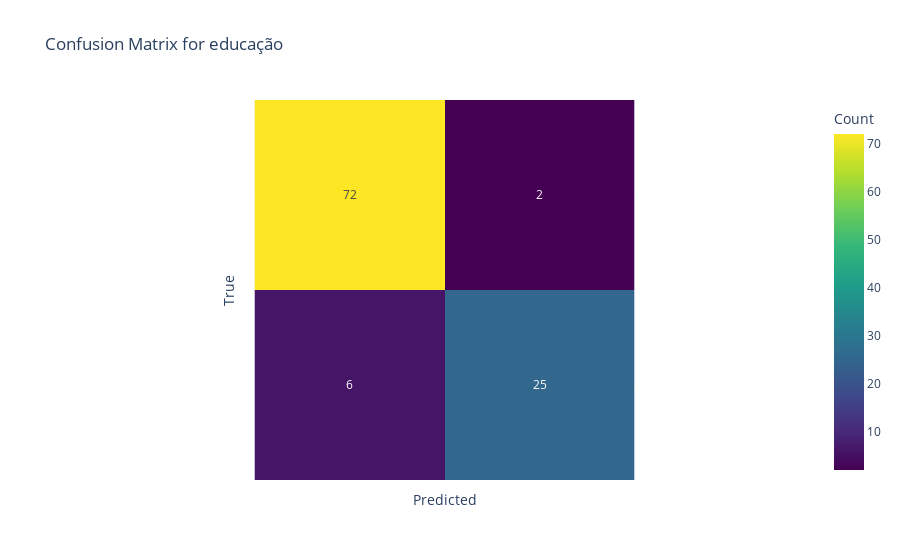
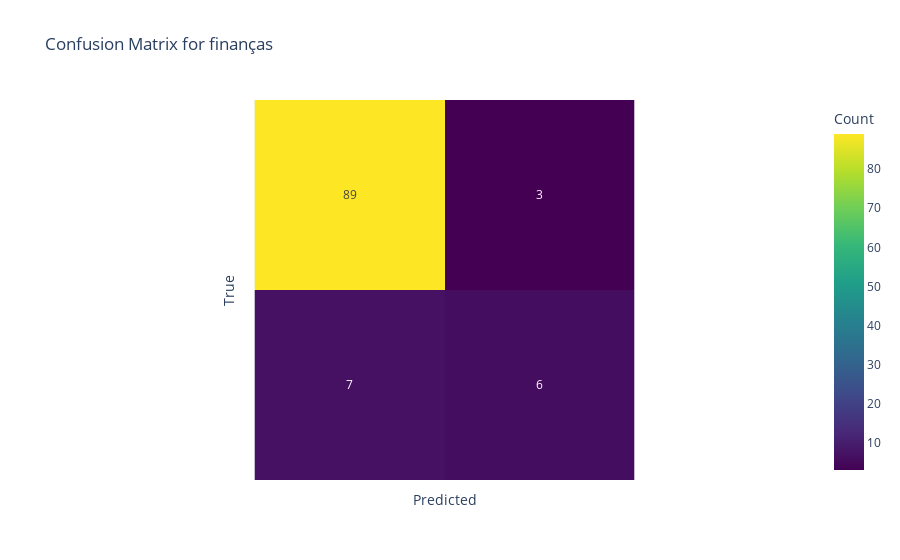
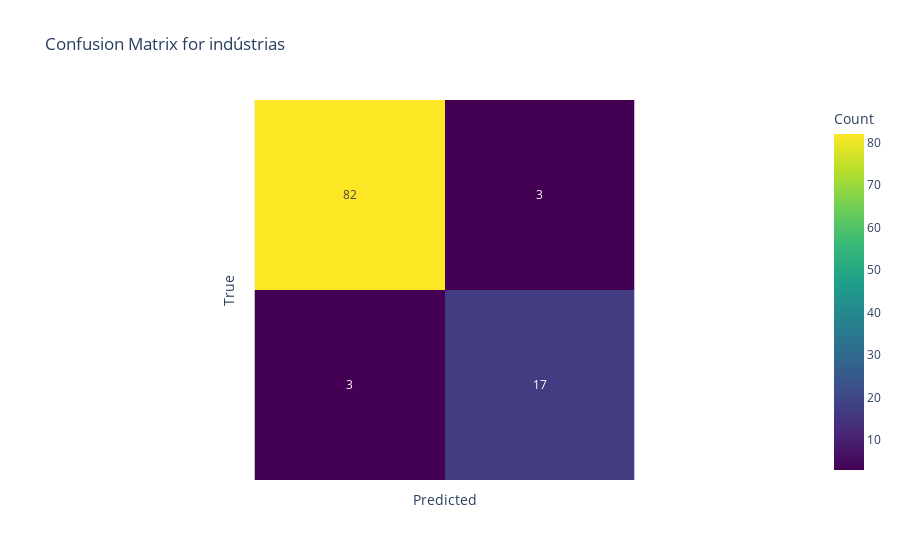
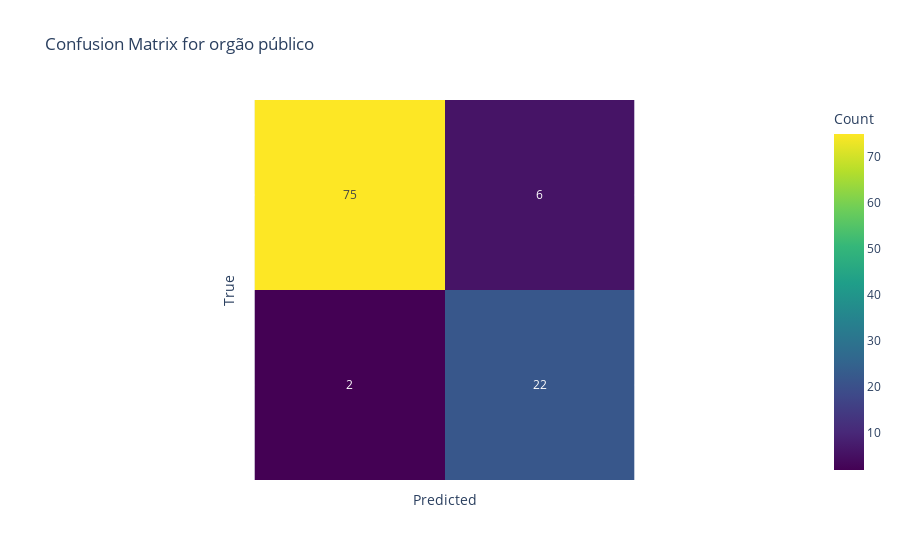

The notebook cell saved with these charts, in order:
### Markdown cell above
#### Confusion Matrix

### Code cell
from sklearn.metrics import confusion_matrix, ConfusionMatrixDisplay

for i, label in enumerate(labels):
	px.imshow(
		confusion_matrix(y_test[:, i], y_pred_test[:, i]),
		text_auto=True,
		color_continuous_scale='viridis',
		labels=dict(x='Predicted', y='True', color='Count'),
		title=f'Confusion Matrix for {label}'
	).update_layout(
		xaxis_showticklabels=False,
		yaxis_showticklabels=False,
	).show()

### Figure 1 — Plotly figure (JSON) as saved in the notebook; plotly's stock layout.template omitted (floating-point values rounded to 4 significant figures)
{"data": [{"coloraxis": "coloraxis", "hovertemplate": "Predicted: %{x}<br>True: %{y}<br>Count: %{z}<extra></extra>", "name": "0", "texttemplate": "%{z}", "type": "heatmap", "xaxis": "x", "yaxis": "y", "z": [[72, 2], [6, 25]]}], "layout": {"coloraxis": {"colorbar": {"title": {"text": "Count"}}, "colorscale": [[0, "#440154"], [0.1111, "#482878"], [0.2222, "#3e4989"], [0.3333, "#31688e"], [0.4444, "#26828e"], [0.5556, "#1f9e89"], [0.6667, "#35b779"], [0.7778, "#6ece58"], [0.8889, "#b5de2b"], [1, "#fde725"]]}, "title": {"text": "Confusion Matrix for educação"}, "xaxis": {"anchor": "y", "constrain": "domain", "domain": [0, 1], "scaleanchor": "y", "showticklabels": false, "title": {"text": "Predicted"}}, "yaxis": {"anchor": "x", "autorange": "reversed", "constrain": "domain", "domain": [0, 1], "showticklabels": false, "title": {"text": "True"}}}}

### Figure 2 — Plotly figure (JSON) as saved in the notebook; plotly's stock layout.template omitted (floating-point values rounded to 4 significant figures)
{"data": [{"coloraxis": "coloraxis", "hovertemplate": "Predicted: %{x}<br>True: %{y}<br>Count: %{z}<extra></extra>", "name": "0", "texttemplate": "%{z}", "type": "heatmap", "xaxis": "x", "yaxis": "y", "z": [[89, 3], [7, 6]]}], "layout": {"coloraxis": {"colorbar": {"title": {"text": "Count"}}, "colorscale": [[0, "#440154"], [0.1111, "#482878"], [0.2222, "#3e4989"], [0.3333, "#31688e"], [0.4444, "#26828e"], [0.5556, "#1f9e89"], [0.6667, "#35b779"], [0.7778, "#6ece58"], [0.8889, "#b5de2b"], [1, "#fde725"]]}, "title": {"text": "Confusion Matrix for finanças"}, "xaxis": {"anchor": "y", "constrain": "domain", "domain": [0, 1], "scaleanchor": "y", "showticklabels": false, "title": {"text": "Predicted"}}, "yaxis": {"anchor": "x", "autorange": "reversed", "constrain": "domain", "domain": [0, 1], "showticklabels": false, "title": {"text": "True"}}}}

### Figure 3 — Plotly figure (JSON) as saved in the notebook; plotly's stock layout.template omitted (floating-point values rounded to 4 significant figures)
{"data": [{"coloraxis": "coloraxis", "hovertemplate": "Predicted: %{x}<br>True: %{y}<br>Count: %{z}<extra></extra>", "name": "0", "texttemplate": "%{z}", "type": "heatmap", "xaxis": "x", "yaxis": "y", "z": [[82, 3], [3, 17]]}], "layout": {"coloraxis": {"colorbar": {"title": {"text": "Count"}}, "colorscale": [[0, "#440154"], [0.1111, "#482878"], [0.2222, "#3e4989"], [0.3333, "#31688e"], [0.4444, "#26828e"], [0.5556, "#1f9e89"], [0.6667, "#35b779"], [0.7778, "#6ece58"], [0.8889, "#b5de2b"], [1, "#fde725"]]}, "title": {"text": "Confusion Matrix for indústrias"}, "xaxis": {"anchor": "y", "constrain": "domain", "domain": [0, 1], "scaleanchor": "y", "showticklabels": false, "title": {"text": "Predicted"}}, "yaxis": {"anchor": "x", "autorange": "reversed", "constrain": "domain", "domain": [0, 1], "showticklabels": false, "title": {"text": "True"}}}}

### Figure 4 — Plotly figure (JSON) as saved in the notebook; plotly's stock layout.template omitted (floating-point values rounded to 4 significant figures)
{"data": [{"coloraxis": "coloraxis", "hovertemplate": "Predicted: %{x}<br>True: %{y}<br>Count: %{z}<extra></extra>", "name": "0", "texttemplate": "%{z}", "type": "heatmap", "xaxis": "x", "yaxis": "y", "z": [[75, 6], [2, 22]]}], "layout": {"coloraxis": {"colorbar": {"title": {"text": "Count"}}, "colorscale": [[0, "#440154"], [0.1111, "#482878"], [0.2222, "#3e4989"], [0.3333, "#31688e"], [0.4444, "#26828e"], [0.5556, "#1f9e89"], [0.6667, "#35b779"], [0.7778, "#6ece58"], [0.8889, "#b5de2b"], [1, "#fde725"]]}, "title": {"text": "Confusion Matrix for orgão público"}, "xaxis": {"anchor": "y", "constrain": "domain", "domain": [0, 1], "scaleanchor": "y", "showticklabels": false, "title": {"text": "Predicted"}}, "yaxis": {"anchor": "x", "autorange": "reversed", "constrain": "domain", "domain": [0, 1], "showticklabels": false, "title": {"text": "True"}}}}
